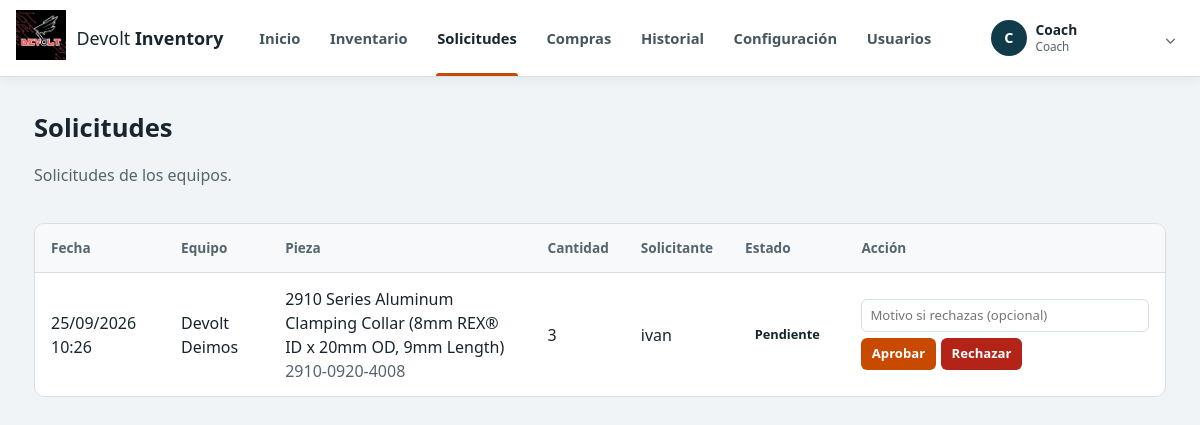
The app's page /inventario/solicitudes (signed in) with its own data.
### tables this page shows
CREATE TABLE usuarios (
    id                    INTEGER PRIMARY KEY AUTOINCREMENT,
    nombre                TEXT NOT NULL,
    username              TEXT NOT NULL UNIQUE,
    password_hash         TEXT NOT NULL,          -- nunca se guarda la contraseña real
    rol                   TEXT NOT NULL CHECK (rol IN ('alumno', 'mentor', 'coach')),
    equipo_id             INTEGER REFERENCES equipos(id),
    activo                INTEGER NOT NULL DEFAULT 1,   -- 0 = cuenta eliminada (se conserva el historial)
    debe_cambiar_password INTEGER NOT NULL DEFAULT 0,
    fecha_creacion        TEXT NOT NULL DEFAULT (datetime('now', 'localtime')),
    -- Regla 1: todo alumno pertenece a un equipo
    CHECK (rol <> 'alumno' OR equipo_id IS NOT NULL)
);

CREATE TABLE solicitudes (
    id               INTEGER PRIMARY KEY AUTOINCREMENT,
    pieza_id         INTEGER NOT NULL REFERENCES piezas(id),
    equipo_id        INTEGER NOT NULL REFERENCES equipos(id),
    cantidad         INTEGER NOT NULL CHECK (cantidad > 0),
    solicitante_id   INTEGER NOT NULL REFERENCES usuarios(id),
    estado           TEXT NOT NULL DEFAULT 'pendiente'
                     CHECK (estado IN ('pendiente', 'aprobada', 'rechazada')),
    fecha_solicitud  TEXT NOT NULL DEFAULT (datetime('now', 'localtime')),
    resuelto_por_id  INTEGER REFERENCES usuarios(id),
    fecha_resolucion TEXT,
    motivo_rechazo   TEXT
);

CREATE TABLE equipos (
    id     INTEGER PRIMARY KEY AUTOINCREMENT,
    nombre TEXT NOT NULL UNIQUE
);

CREATE TABLE piezas (
    id             INTEGER PRIMARY KEY AUTOINCREMENT,
    nombre         TEXT NOT NULL,
    marca_id       INTEGER REFERENCES marcas(id),
    sku            TEXT,
    categoria_id   INTEGER REFERENCES categorias(id),
    cantidad_total INTEGER NOT NULL DEFAULT 0 CHECK (cantidad_total >= 0),
    costo_unitario REAL    NOT NULL DEFAULT 0 CHECK (costo_unitario >= 0),
    imagen         TEXT,                      -- nombre del archivo en static/images/piezas
    link           TEXT,
    ubicacion_id   INTEGER REFERENCES ubicaciones(id),
    fecha_registro TEXT NOT NULL DEFAULT (datetime('now', 'localtime')),
    activa         INTEGER NOT NULL DEFAULT 1  -- 0 = ficha oculta (no se borra por el historial)
);

### routes/inventario.py (the view)
@bp.route("/solicitudes")
@login_requerido
def solicitudes():
    equipo_id = None if _es_personal() else session["equipo_id"]
    return render_template("solicitudes.html", solicitudes=models.obtener_solicitudes(equipo_id))

### app.py (called while the page is built)
@app.template_filter("fecha")
def formato_fecha(valor):
    if not valor:
        return ""
    try:
        return datetime.strptime(valor, "%Y-%m-%d %H:%M:%S").strftime("%d/%m/%Y %H:%M")
    except ValueError:
        return valor

@app.before_request
def revisar_sesion():
    if request.endpoint == "static" or "usuario_id" not in session:
        return None
    usuario = models.obtener_usuario_con_equipo(session["usuario_id"])
    if usuario is None or not usuario["activo"]:
        session.clear()
        flash("Tu cuenta está desactivada. Habla con el Coach.", "error")
        return redirect(url_for("auth.login"))
    session["nombre"] = usuario["nombre"]
    session["rol"] = usuario["rol"]
    session["equipo_id"] = usuario["equipo_id"]
    session["equipo_nombre"] = usuario["equipo_nombre"]
    session["debe_cambiar"] = bool(usuario["debe_cambiar_password"])
    paginas_libres = ("auth.cambiar_password", "auth.logout")
    if session["debe_cambiar"] and request.endpoint not in paginas_libres:
        return redirect(url_for("auth.cambiar_password"))
    return None

### database.py (called while the page is built)
def conectar():
    conexion = sqlite3.connect(RUTA_DB)
    conexion.row_factory = sqlite3.Row            # permite usar fila["nombre"]
    conexion.execute("PRAGMA foreign_keys = ON")  # SQLite no revisa las claves foráneas si no se pide
    return conexion

def get_db():
    if "db" not in g:
        g.db = conectar()
    return g.db

def cerrar_db(error=None):
    conexion = g.pop("db", None)
    if conexion is not None:
        conexion.close()

### models.py (called while the page is built)
def obtener_usuario_con_equipo(usuario_id):
    return get_db().execute(
        "SELECT u.*, e.nombre AS equipo_nombre FROM usuarios u "
        "LEFT JOIN equipos e ON e.id = u.equipo_id WHERE u.id = ?", (usuario_id,)
    ).fetchone()

def obtener_solicitudes(equipo_id=None):
    sql = (
        "SELECT s.*, p.nombre AS pieza_nombre, p.sku, e.nombre AS equipo_nombre, "
        "u.nombre AS solicitante_nombre, r.nombre AS resolutor_nombre "
        "FROM solicitudes s JOIN piezas p ON p.id = s.pieza_id "
        "JOIN equipos e ON e.id = s.equipo_id JOIN usuarios u ON u.id = s.solicitante_id "
        "LEFT JOIN usuarios r ON r.id = s.resuelto_por_id "
    )
    parametros = ()
    if equipo_id is not None:
        sql += "WHERE s.equipo_id = ? "
        parametros = (equipo_id,)
    sql += "ORDER BY CASE s.estado WHEN 'pendiente' THEN 0 WHEN 'aprobada' THEN 1 ELSE 2 END, s.fecha_solicitud DESC"
    return get_db().execute(sql, parametros).fetchall()

### templates/solicitudes.html (shortened to what this page needs)
{% extends "base.html" %}
{% block contenido %}
<div class="encabezado-pagina"><div><h1>Solicitudes</h1><p class="suave">{% if session.rol == 'alumno' %}Tus solicitudes de piezas.{% else %}Solicitudes de los equipos.{% endif %}</p></div></div>
<div class="tarjeta tabla-contenedor"><div class="tabla-scroll"><table class="tabla">
<thead><tr><th>Fecha</th><th>Equipo</th><th>Pieza</th><th>Cantidad</th><th>Solicitante</th><th>Estado</th><th>Acción</th></tr></thead>
<tbody>
{% for s in solicitudes %}
<tr>
<td>{{ s.fecha_solicitud|fecha }}</td><td>{{ s.equipo_nombre }}</td><td>{{ s.pieza_nombre }}<br><span class="suave">{{ s.sku or '' }}</span></td><td>{{ s.cantidad }}</td><td>{{ s.solicitante_nombre }}</td>
<td><span class="estado {{ 'activo' if s.estado == 'aprobada' else ('inactivo' if s.estado == 'rechazada' else '') }}">{{ s.estado|capitalize }}</span></td>
<td>
{% if session.rol in ('mentor','coach') and s.estado == 'pendiente' %}
<form method="post" action="{{ url_for('inventario.resolver_solicitud', solicitud_id=s.id) }}" class="acciones"><input name="motivo" maxlength="200" placeholder="Motivo si rechazas (opcional)" aria-label="Motivo del rechazo"><button class="boton pequeno" name="accion" value="aprobar">Aprobar</button><button class="boton pequeno peligro" name="accion" value="rechazar">Rechazar</button></form>
{% else %}—{% endif %}
</td>
</tr>
{% else %}<tr><td colspan="7" class="suave">No hay solicitudes.</td></tr>{% endfor %}
</tbody></table></div></div>
{% endblock %}

### templates/base.html (shortened to what this page needs)
<!DOCTYPE html>
<html lang="es">
<head>
  <link rel="stylesheet" href="{{ url_for('static', filename='css/estilo.css') }}">
</head>
<body>
{% if session.usuario_id %}
<header class="barra-superior">
  <div class="barra-contenedor">
    <a class="marca" href="{{ url_for('dashboard.inicio') }}" aria-label="Ir al dashboard">
<span><img class="logo" src="{{ url_for('static', filename='images/piezas/logo devolt.jpg') }}" alt="Devolt Inventory"></span>
      <span class="marca-texto">Devolt <strong>Inventory</strong></span>
    </a>
    <nav class="nav-principal" aria-label="Navegación principal">
      <a href="{{ url_for('dashboard.inicio') }}"
         class="{{ 'activo' if request.endpoint == 'dashboard.inicio' }}">Inicio</a>
      <a href="{{ url_for('inventario.lista') }}"
         class="{{ 'activo' if request.endpoint and request.endpoint.startswith('inventario.') and not request.endpoint.startswith('inventario.solicitudes') and not request.endpoint.startswith('inventario.nueva_solicitud_compra') }}">Inventario</a>
      <a href="{{ url_for('inventario.solicitudes') }}"
         class="{{ 'activo' if request.endpoint == 'inventario.solicitudes' }}">Solicitudes</a>
      <a href="{{ url_for('inventario.solicitudes_compra') }}"
         class="{{ 'activo' if request.endpoint and (request.endpoint.startswith('inventario.solicitudes_compra') or request.endpoint == 'inventario.nueva_solicitud_compra') }}">Compras</a>
      {% if session.rol in ('mentor', 'coach') %}
      <a href="{{ url_for('historial.lista') }}"
         class="{{ 'activo' if request.endpoint and request.endpoint.startswith('historial.') }}">Historial</a>
      {% endif %}
      {% if session.rol in ('mentor', 'coach') %}
      <a href="{{ url_for('configuracion.inicio') }}"
         class="{{ 'activo' if request.endpoint and request.endpoint.startswith('configuracion.') }}">Configuración</a>
      {% endif %}
      {% if session.rol == 'coach' %}
      <a href="{{ url_for('usuarios.lista') }}"
         class="{{ 'activo' if request.endpoint and request.endpoint.startswith('usuarios.') }}">Usuarios</a>
      {% endif %}
    </nav>
    <details class="cuenta-menu">
      <summary>
        <span class="cuenta-avatar">{{ session.nombre[:1]|upper }}</span>
        <span class="cuenta-info">
          <strong>{{ session.nombre }}</strong>
          <small>{{ session.rol|capitalize }}{% if session.equipo_nombre %} · {{ session.equipo_nombre }}{% endif %}</small>
        </span>
        <span class="cuenta-flecha" aria-hidden="true">⌄</span>
      </summary>
    </details>
  </div>
</header>
{% endif %}
<div class="{{ 'layout' if session.usuario_id else 'pagina-sola' }}">
  <main class="contenido">
    {% block contenido %}{% endblock %}
  </main>
</div>
</body>
</html>

### static/css/estilo.css (style rules this page uses)
:root { --papel: #f1f4f6; --superficie: #ffffff; --tinta: #17252e; --suave: #55646d; --borde: #d5dee3; --lateral: #123b4a; --acento: #c74a00; --acento-oscuro: #a23c00; --error-fondo: #fdecea; --error-texto: #8e1b10; --ok-fondo: #e6f4ec; --ok-texto: #17643c; --deimos: #8a0ef6; --phobos: #eb7216; --kova: #b35aad; }
* { box-sizing: border-box; }
body { margin: 0; background: var(--papel); color: var(--tinta); font-family: "Segoe UI", system-ui, -apple-system, Roboto, Arial, sans-serif; line-height: 1.5; }
h1 { font-size: 1.6rem; margin: 0 0 .5rem; }
.suave { color: var(--suave); }
.layout { min-height: calc(100vh - 76px); }
.contenido { padding: 2rem 1.5rem 3rem; max-width: 1180px; width: 100%; margin: 0 auto; }
.barra-superior { position: sticky; top: 0; z-index: 1000; background: rgba(255,255,255,.97); border-bottom: 1px solid var(--borde); box-shadow: 0 2px 12px rgba(23,37,46,.06); backdrop-filter: blur(8px); }
.barra-contenedor { min-height: 76px; width: min(1320px, calc(100% - 2rem)); margin: 0 auto; display: flex; align-items: center; gap: 1.4rem; }
.marca { display: inline-flex; align-items: center; gap: .65rem; flex: 0 0 auto; color: var(--tinta); text-decoration: none; font-size: 1.12rem; white-space: nowrap; }
.marca-texto strong { font-weight: 750; }
.nav-principal { display: flex; align-items: stretch; align-self: stretch; gap: .15rem; flex: 1; }
.nav-principal a { position: relative; display: flex; align-items: center; color: #46565f; text-decoration: none; font-weight: 600; padding: 0 .85rem; font-size: .92rem; transition: color .15s ease, background .15s ease; }
.nav-principal a::after { content: ''; position: absolute; left: .75rem; right: .75rem; bottom: 0; height: 3px; background: transparent; border-radius: 3px 3px 0 0; }
.nav-principal a.activo { color: var(--tinta); }
.nav-principal a.activo::after { background: var(--acento); }
.cuenta-menu { position: relative; flex: 0 0 auto; }
.cuenta-menu summary { list-style: none; cursor: pointer; display: flex; align-items: center; gap: .55rem; padding: .35rem .45rem .35rem .35rem; border-radius: 8px; }
.cuenta-avatar { width: 36px; height: 36px; border-radius: 50%; display: grid; place-items: center; background: var(--lateral); color: #fff; font-weight: 800; font-size: .9rem; }
.cuenta-info { display: flex; flex-direction: column; min-width: 120px; line-height: 1.2; }
.cuenta-info strong { font-size: .86rem; white-space: nowrap; overflow: hidden; text-overflow: ellipsis; max-width: 180px; }
.cuenta-info small { color: var(--suave); font-size: .73rem; margin-top: .15rem; white-space: nowrap; overflow: hidden; text-overflow: ellipsis; max-width: 190px; }
.cuenta-flecha { color: var(--suave); font-size: 1rem; }
.logo { width: 50px; height: auto; }
.tarjeta { background: var(--superficie); border: 1px solid var(--borde); border-radius: 10px; padding: 1.5rem; }
input { width: 100%; padding: .6rem .7rem; border: 1px solid var(--borde); border-radius: 6px; font: inherit; background: #fff; color: var(--tinta); }
.boton { display: inline-block; margin-top: 1.25rem; padding: .65rem 1.2rem; border: 0; border-radius: 6px; background: var(--acento); color: #fff; font: inherit; font-weight: 600; cursor: pointer; text-decoration: none; }
.encabezado-pagina { display: flex; justify-content: space-between; align-items: flex-start; gap: 1rem; margin-bottom: 1.25rem; }
.tabla-contenedor { padding: 0; overflow: hidden; }
.tabla-scroll { overflow-x: auto; }
.tabla { width: 100%; border-collapse: collapse; min-width: 850px; }
.tabla th, .tabla td { padding: .85rem 1rem; border-bottom: 1px solid var(--borde); text-align: left; vertical-align: middle; }
.tabla th { background: #f7f9fa; color: var(--suave); font-size: .85rem; }
.tabla tbody tr:last-child td { border-bottom: 0; }
.acciones { display: flex; flex-wrap: wrap; gap: .35rem; min-width: 250px; }
.boton.pequeno { margin-top: 0; padding: .4rem .65rem; font-size: .82rem; }
.boton.peligro { background: #a52a20; }
.estado { display: inline-block; padding: .2rem .6rem; border-radius: 999px; font-size: .8rem; font-weight: 600; }
.acciones input { width: auto; flex: 1 1 170px; padding: .35rem .5rem; font-size: .82rem; }
.boton.peligro { background: #b42318; color: #fff; border-color: #b42318; }

### records on screen
usuarios: nombre "C", nombre "Coach", rol "Coach"
solicitudes: fecha_solicitud|fecha "25/09/2026 10:26", equipo_nombre "Devolt Deimos", pieza_nombre "2910 Series Aluminum Clamping Collar (8mm REX® ID x 20mm OD, 9mm Length)", sku "2910-0920-4008", cantidad "3", solicitante_nombre "ivan", estado "Pendiente"
